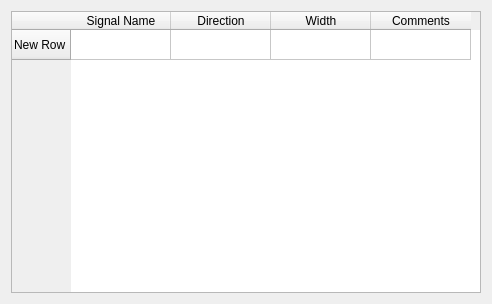
<?xml version="1.0" encoding="UTF-8"?>
<ui version="4.0">
 <class>Entity_Editor_dialog</class>
 <widget class="QDialog" name="Entity_Editor_dialog">
  <property name="geometry">
   <rect>
    <x>0</x>
    <y>0</y>
    <width>492</width>
    <height>304</height>
   </rect>
  </property>
  <property name="windowTitle">
   <string>Dialog</string>
  </property>
  <layout class="QGridLayout" name="gridLayout">
   <item row="0" column="0">
    <widget class="QTableWidget" name="tableWidget">
     <row>
      <property name="text">
       <string>New Row</string>
      </property>
     </row>
     <column>
      <property name="text">
       <string>Signal Name</string>
      </property>
     </column>
     <column>
      <property name="text">
       <string>Direction</string>
      </property>
     </column>
     <column>
      <property name="text">
       <string>Width</string>
      </property>
     </column>
     <column>
      <property name="text">
       <string>Comments</string>
      </property>
     </column>
    </widget>
   </item>
  </layout>
 </widget>
 <resources/>
 <connections/>
</ui>
